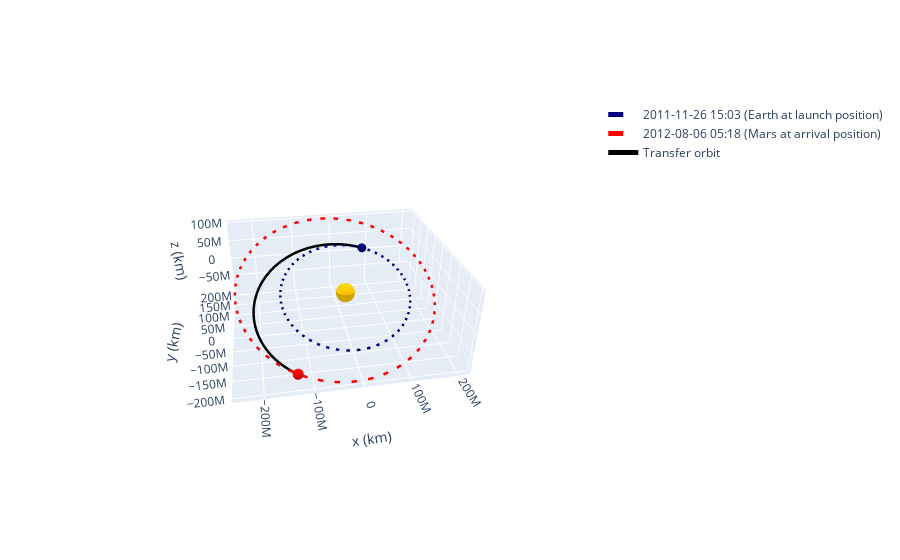

The notebook cell saved with this chart:
### Code cell
plotter.plot(earth_launch, label="Earth at launch position", color="navy")
plotter.plot(mars_arrival, label="Mars at arrival position", color="red")
plotter.plot_trajectory(ss_trans.sample(max_anomaly=180 * u.deg).cartesian, color="black", label="Transfer orbit")
plotter.set_view(30 * u.deg, 260 * u.deg, distance=3 * u.km)
